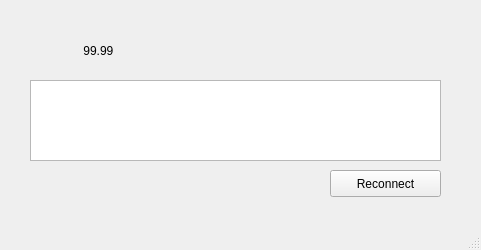
<?xml version="1.0" encoding="UTF-8"?>
<ui version="4.0">
 <class>MainWindow</class>
 <widget class="QMainWindow" name="MainWindow">
  <property name="geometry">
   <rect>
    <x>0</x>
    <y>0</y>
    <width>481</width>
    <height>250</height>
   </rect>
  </property>
  <property name="windowTitle">
   <string>MainWindow</string>
  </property>
  <widget class="QWidget" name="centralwidget">
   <widget class="TaurusLed" name="statusLed">
    <property name="geometry">
     <rect>
      <x>380</x>
      <y>20</y>
      <width>61</width>
      <height>61</height>
     </rect>
    </property>
    <property name="ledColor">
     <string>green</string>
    </property>
   </widget>
   <widget class="TaurusWheelEdit" name="voltageWheelEdit">
    <property name="geometry">
     <rect>
      <x>270</x>
      <y>30</y>
      <width>58</width>
      <height>49</height>
     </rect>
    </property>
    <property name="integerDigits" stdset="0">
     <number>3</number>
    </property>
    <property name="decimalDigits" stdset="0">
     <number>0</number>
    </property>
    <property name="minValue">
     <double>0.000000000000000</double>
    </property>
    <property name="maxValue">
     <double>500.000000000000000</double>
    </property>
   </widget>
   <widget class="TaurusLabel" name="measLabel">
    <property name="enabled">
     <bool>true</bool>
    </property>
    <property name="geometry">
     <rect>
      <x>80</x>
      <y>30</y>
      <width>51</width>
      <height>41</height>
     </rect>
    </property>
    <property name="text">
     <string> 99.99</string>
    </property>
    <property name="textFormat">
     <enum>Qt::AutoText</enum>
    </property>
   </widget>
   <widget class="TaurusLabel" name="voltageLabel">
    <property name="geometry">
     <rect>
      <x>200</x>
      <y>20</y>
      <width>42</width>
      <height>49</height>
     </rect>
    </property>
   </widget>
   <widget class="QTextEdit" name="outputEdit">
    <property name="geometry">
     <rect>
      <x>30</x>
      <y>80</y>
      <width>411</width>
      <height>81</height>
     </rect>
    </property>
   </widget>
   <widget class="TaurusCommandButton" name="reconnectButton">
    <property name="geometry">
     <rect>
      <x>330</x>
      <y>170</y>
      <width>111</width>
      <height>27</height>
     </rect>
    </property>
    <property name="text">
     <string>Reconnect</string>
    </property>
   </widget>
  </widget>
  <widget class="QMenuBar" name="menubar">
   <property name="geometry">
    <rect>
     <x>0</x>
     <y>0</y>
     <width>481</width>
     <height>23</height>
    </rect>
   </property>
  </widget>
  <widget class="QStatusBar" name="statusbar"/>
 </widget>
 <customwidgets>
  <customwidget>
   <class>TaurusWheelEdit</class>
   <extends>QFrame</extends>
   <header>taurus.qt.qtgui.input</header>
  </customwidget>
  <customwidget>
   <class>TaurusLabel</class>
   <extends>QLabel</extends>
   <header>taurus.qt.qtgui.display</header>
  </customwidget>
  <customwidget>
   <class>TaurusCommandButton</class>
   <extends>QPushButton</extends>
   <header>taurus.qt.qtgui.button</header>
  </customwidget>
  <customwidget>
   <class>TaurusLed</class>
   <extends>QLed</extends>
   <header>taurus.qt.qtgui.display</header>
  </customwidget>
  <customwidget>
   <class>QLed</class>
   <extends>QPixmapWidget</extends>
   <header>taurus.qt.qtgui.display</header>
  </customwidget>
  <customwidget>
   <class>QPixmapWidget</class>
   <extends>QWidget</extends>
   <header>taurus.qt.qtgui.display</header>
  </customwidget>
 </customwidgets>
 <resources/>
 <connections/>
</ui>
